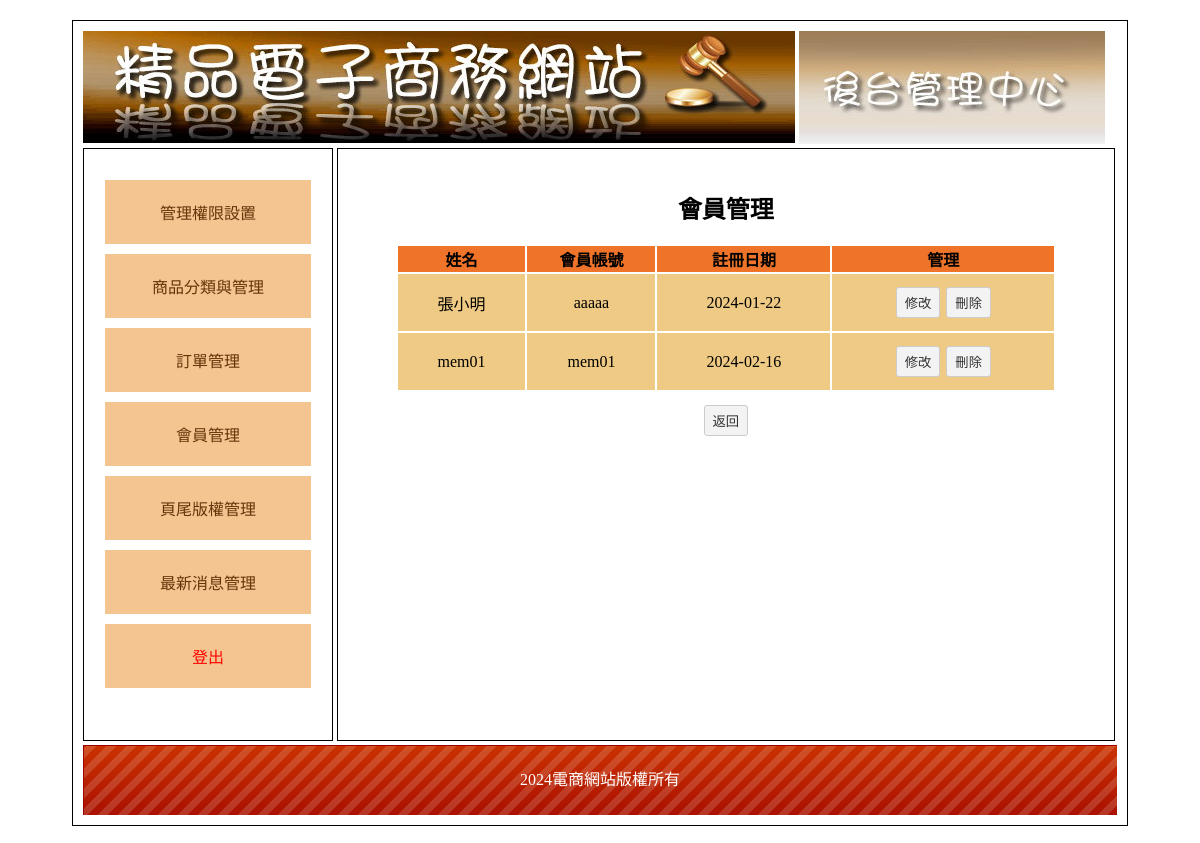
The page /back.php?do=mem on the database its author committed.
### tables this page shows
CREATE TABLE `mem` (
  `id` int(10) UNSIGNED NOT NULL,
  `name` text NOT NULL,
  `acc` text NOT NULL,
  `pw` text NOT NULL,
  `tel` text NOT NULL,
  `addr` text NOT NULL,
  `email` text NOT NULL,
  `regdate` date NOT NULL
);

CREATE TABLE `bottom` (
  `id` int(10) UNSIGNED NOT NULL,
  `bottom` text NOT NULL
);

### api/db.php (called while the page is built, shortened)
<?php
class DB{
    protected $dsn = "mysql:host=localhost;charset=utf8;dbname=db03";
    protected $pdo;
    protected $table;
    public function __construct($table)
    {
        $this->table=$table;
        $this->pdo=new PDO($this->dsn,'root','');
    }
    function all( $where = '', $other = '')
    {
        $sql = "select * from `$this->table` ";
        $sql =$this->sql_all($sql,$where,$other);
        return  $this->pdo->query($sql)->fetchAll(PDO::FETCH_ASSOC);
    }
    function find($id)
    {
        $sql = "select * from `$this->table` ";
        if (is_array($id)) {
            $tmp = $this->a2s($id);
            $sql .= " where " . join(" && ", $tmp);
        } else if (is_numeric($id)) {
            $sql .= " where `id`='$id'";
        }
        $row = $this->pdo->query($sql)->fetch(PDO::FETCH_ASSOC);
        return $row;
    }
    private function sql_all($sql,$array,$other){
        if (isset($this->table) && !empty($this->table)) {
            if (is_array($array)) {
                if (!empty($array)) {
                    $tmp = $this->a2s($array);
                    $sql .= " where " . join(" && ", $tmp);
                }
            } else {
                $sql .= " $array";
            }
            $sql .= $other;
            return $sql;
        }
    }
}
$Bottom=new DB('bottom');
$Mem=new DB('mem');
?>

### back/mem.php (the view)
<h2 class="ct">會員管理</h2>
<table class="all">
    <tr>
        <th class="tt ct">姓名</th>
        <th class="tt ct">會員帳號</th>
        <th class="tt ct">註冊日期</th>
        <th class="tt ct">管理</th>
    </tr>
    <?php
    $rows=$Mem->all();
    foreach($rows as $row){
    ?>
    <tr>
        <td class="pp ct"><?=$row['name'];?></td>
        <td class="pp ct"><?=$row['acc'];?></td>
        <td class="pp ct"><?=$row['regdate'];?></td>
        <td class="pp ct">
        <?php
            echo "<button onclick='location.href=&#39;?do=edit_mem&id={$row['id']}&#39;'>修改</button>";
            echo "<button onclick='del(&#39;mem&#39;,{$row['id']})'>刪除</button>";
        ?>
        </td>
    </tr>
    <?php
    }
    ?>
</table>
<div class="ct">
    <button onclick="location.href='index.php'">返回</button>
</div>

### back.php (shortened to what this page needs)
<?php include_once './api/db.php'; ?>
<!DOCTYPE html PUBLIC "-//W3C//DTD XHTML 1.0 Transitional//EN" "http://www.w3.org/TR/xhtml1/DTD/xhtml1-transitional.dtd">
<html xmlns="http://www.w3.org/1999/xhtml">
<head>
	<link href="./css/css.css" rel="stylesheet" type="text/css">
</head>
<body>
	<div id="main">
		<div id="top">
			<a href="index.php">
				<img src="./icon/0416.jpg">
			</a>
			<img src="./icon/0417.jpg">
		</div>
		<div id="left" class="ct">
			<div style="min-height:400px;">
				<a href="?do=admin">管理權限設置</a>
				<a href="?do=th">商品分類與管理</a>
				<a href="?do=order">訂單管理</a>
				<a href="?do=mem">會員管理</a>
				<a href="?do=bot">頁尾版權管理</a>
				<a href="?do=news">最新消息管理</a>
				<a href="./api/logout.php" style="color:#f00;">登出</a>
			</div>
		</div>
		<div id="right">
			<?php
                $do=$_GET['do']??'admin';
                $file="./back/{$do}.php";
                if(file_exists($file)){
                    include $file;
                }else{
                    include "./back/admin.php";
                }
            ?>
		</div>
		<div id="bottom" style="line-height:70px; color:#FFF; background:url(icon/bot.png);" class="ct">
		<?=$Bottom->find(1)['bottom'];?></div>
	</div>
</body>
</html>

### css/css.css (style rules this page uses)
body { font-family:"微軟正黑體"; }
#main { width:1034px; padding:10px; margin:20px auto 20px auto; border:#000 solid 1px; min-height:768px; }
#top a { color:#CE631C; text-decoration:none; }
#left { display:inline-block; width:20%; padding:2%; min-height:550px; vertical-align:top; border:#000 1px solid; }
#left a { display:block; padding:20px 5px 20px 5px; text-decoration:none; background:#F4C591; margin:10px auto 10px auto; color:#65350A; }
.ct { text-align:center; }
#right { display:inline-block; width:71%; padding:2%; height:550px; overflow: auto; border:#000 1px solid; }
#bottom { height:70px; background:url(../icon/bot.png); background-size:cover; }
.all { width:90%; margin:10px auto 10px auto; }
.all td { min-width:50px; padding:10px; }
.tt { background:#EF7429; }
.pp { background:#EFCA85; }
input[type=text],input[type=password],input[type=submit],button,.button,input[type=reset],input[type=button],select，textarea,input[type=number] { background:#F3F3F3; border:#CCC 1px solid; border-radius:3px; padding:5px 8px 5px 8px; text-decoration:none; margin:3px; color:#333; }

### rows shown on the page
mem: name "張小明", acc "aaaaa", regdate "2024-01-22"
mem: name "mem01", acc "mem01", regdate "2024-02-16"
bottom: bottom "2024電商網站版權所有"
